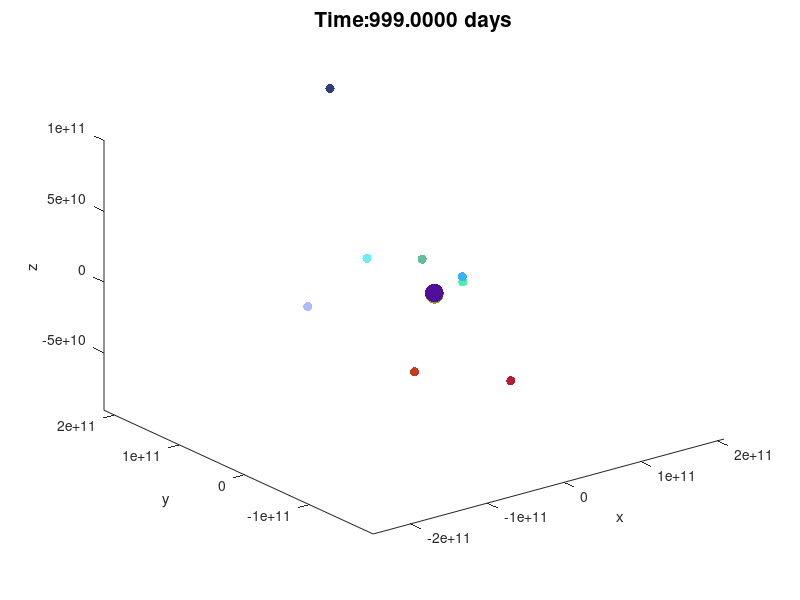

Write MATLAB code to recreate this figure.
%% CODE DESCRIPTION$$$$$$$$$$$$$$$$$$$$$$$$$$$$$$$$$$$$$$$$$$$$$$$$$$$$$$$$$$$$$$$$$$$$$$
% code created by Jamie M Johns 2018 (tested in matlab 2013b) and can found at;
%  https://github.com/JamieMJohns/N-Particle-Simulation-of-Newton-s-Universal-Law-of-Gravitation-Matlab-

% code is created for demonstration of algorithm for Numerical application of Newton's universal law of gravitation


% Another matlab file,"universial_gravitation(N_Particles).m" (also found at github link [above]) demonstrates a
% more vectorized version of the algorithm and allow for the user to define
% N number of particles (planets) used in the simulation

%Sections of code:
%1 - 5 particle simulation in Two Dimensions
%2 - 5 particle simulation in Three Dimensions

%This code applies planetary data for sun,Merc,venus,earth,mars;
%->initial position (x,y,z)
%->mass of each planet
%->initial velocity (x,y,z)

%source of planetary data;
%  http://au.mathworks.com/help/physmod/sm/ug/model-planet-orbit-due-to-gravity.html




%% Section 1 - Example of algorithm for Universal gravitation in Two Dimensions

close all
clear all
clc
 
% initial position of each particle (planet)$$$$$$$$$$$$$$$$$$$
%e.g - p(5,:)=[x,y,z] position of particle 5 (units: meters)
p=[5.585e+08,5.585e+08;... %Sun (particle 1) position x,y
5.1979e+10,7.6928e+09;... %Merc (particle 2) position x,y
-1.5041e+10,9.708e+10;... %venus (particle 3) position x,y
-1.1506e+09,-1.391e+11;... %earth (particle 4) position x,y
-4.8883e+10,-1.9686e+11]; %mars (particle 5) position x,y


%mass of each particle (planet)
%e.g- m(4)=mass of 4th planet (units: kg)
m=[1.99e+30,3.3e+23,4.87e+24,5.97e+24,6.42e+23];

% initial velocity of each particle (planet)$$$$$$$$$$$$$$$$$$$
%e.g - v(2,:)=[x,y,z] velocity of particle 2 (units: meters
v=[-1.4663,11.124;... %Sun (particle 1) velocity x,y
-15205,44189;... %Merc (particle 2) velocity x,y
-34770,-5593.3;... %venus (particle 3) velocity x,y
29288,-398.58;... %earth (particle 4) velocity x,y
24533,-2762.2]; %mars (particle 5) velocity x,y


dt =24*60*60; %delta time (units: s); % difference in time between each instance of new position
              %[here I have used 24*60*60 which is number of seconds in one day]
G=6.673*10^(-11); %Universal Gravitational constant (units: m^3/(kg*s^2))
T=1000; % number of instances (time steps) to calculate new position
time=0; %recording of time for simulation time(1)=0
        %e.g= at instant 2, time(2)=time(1)+dt
        %and total simulated time will be equal to T*dt
        
        
p=repmat(p,1,1,T); % convert p position to 3D matrix where
                   % where p(3,:,53)=[x y z] position of particle 3
                   % at time step 53 (simulated time of time(t) [t=53])

%anonymous functions$$$$$$$$$$$$$$$$$$$$$$$$$$$$$$$
R=@(pa,pb) sqrt((pa(1)-pb(1))^2+(pa(2)-pb(2))^2)+eps; %shortest distance between particle a and b
                                                                      %output is a scalar greater or equal than
                                                                      %machine epsilon (to avoid any potential division
                                                                      %of zero in function FG() )
r=@(pa,pb) pb-pa; %direction vector from particle b to particle a
FG=@(pa,pb,ma,mb) G.*ma.*mb.*r(pa,pb)./(R(pa,pb).^3); %equation of Force universal gravitation
%$$$$$$$$$$$$$$$$$$$$$$$$$$$$$$$$$$$$$$$$$$$$$$$$$$


pcm=0.0;%parameter used to show percentage of calculation complete
tic ;% start timer for length of simulation
commandwindow %bring up command window
fprintf('\n Now starting calculations:\n')

for t=2:T; % for instances (or timesteps) of 2 through to T (t=1 is the already defined initial state)
    for j=1:size(p,1); % for each particle j
        F=[0,0]; %initialise net force on particle j to be zero, F(1)=Fx F(2)=Fy F(3)=Fz
        for k=1:size(p,1); % for each particle k
            if j~=k %if j and k are not equal (not calculating a particles force on itself)
                p1=p(j,:,t-1); %get position of particle j [x,y,z] at previous instant (t-1)
                p2=p(k,:,t-1); %get position of particle k [x,y,z] at previous instant (t-1)
                F=F+FG(p1,p2,m(j),m(k)); %add gravitation for that particle k exerts on particle j                                     
            end                
        end
        v(j,:)=v(j,:)+dt.*F./m(j); %calculate velocity at current instant (t) for particle j
        p(j,:,t)=p(j,:,t-1)+dt.*v(j,:); %calculate and record position at current instant (t) for particle j
    end
time(t)=time(t-1)+dt; %determine time at instant t
%show progress of calculations
if t/T >= pcm; 
fprintf('%.0f%% of calculations complete at %.2fseconds\n',pcm*100,toc); %show    
pcm=pcm+0.1;
end

end
fprintf('Calculations complete at %.2fseconds',toc);
% visualisation###########################################################################################
hold on
cl=rand(size(p,1),1,3); %choose random color to plot each particle
                        %rand() is number between 0 and 1
                        % to define colour need 1x3 array = [R,G,B] (each between 0 and 1 (intensity)
sz=20*(1+1.*(m-min(m))./(max(m)-min(m))); %arbitrary equation to scale size of each plotted particle
                                            %based on particle mass (takes some experimenting to find something suitable)
t=1;                                            
for j=1:size(p,1); %plot each particle [plot at initial position]
%a seperate plot object is created for each particle
%to allow for each particle to have own size and color
plt(1,j)=plot(p(j,1,t),p(j,t),'b.','markers',sz(j),'color',cl(j,:)); %plot each particle with different size ('markers') and colour  
end
xlabel('x') %label x axis
ylabel('y') %label y axis
zlabel('z') %label z axis
title(sprintf('Time:%.0fseconds',0),'fontsize',15) %add title showing time (for the simulation) [to zero decimal places (%.0f)]
max3=@(x) max(max(max(abs(x))));
bnd=[-max3(p(:,1,:)) max3(p(:,1,:)) -max3(p(:,2,:)) max3(p(:,2,:))];

for t=1:1:T %for each time step
    for j=1:size(p,1); % for each particle
        set(plt(1,j),'Xdata',p(j,1,t),'Ydata',p(j,2,t))  %update x,y,z position of jth particle                                                                  
    end
title(sprintf('Time:%.0f days',time(t)./dt),'fontsize',15) %update title with latest time [to zero decimal places (%.0f)]
axis(bnd)

drawnow %update figure (visually) [above updates wont happen (visually) until you declare "drawnow"]
%dead=gsg
pause(0.005) %pause for 0.005 seconds (so animation is not too fast, you may wish to change pause time) 
end

% Note: you may wish to use the axis() function to scale axis of figure plot
% else, the axis in figure may constantly strecth/shrink as particles go beyond
% axis dimensions in subsequent time steps
%#################################################################################################################################

%% Section 2 - Example of algorithm for Universal gravitation in Three dimensions
close all
clear all
clc
 
% initial position of each particle (planet)$$$$$$$$$$$$$$$$$$$
%e.g - p(5,:)=[x,y,z] position of particle 5 (units: meters
p=[5.585e+08,5.585e+08,5.585e+08;... %Sun (particle 1) position x,y,z
5.1979e+10,7.6928e+09,-1.2845e+09;... %Merc (particle 2) position x,y,z
-1.5041e+10,9.708e+10,4.4635e+10;... %venus (particle 3) position x,y,z
-1.1506e+09,-1.391e+11,-6.033e+10;... %earth (particle 4) position x,y,z
-4.8883e+10,-1.9686e+11,-8.8994e+10]; %mars (particle 5) position x,y,z

%mass of each particle (planet)
%e.g- m(4)=mass of 4th planet (units: kg)
m=[1.99e+30,3.3e+23,4.87e+24,5.97e+24,6.42e+23];

% initial velocity of each particle (planet)$$$$$$$$$$$$$$$$$$$
%e.g - v(2,:)=[x,y,z] velocity of particle 2 (units: meters)
v=[-1.4663,11.124,4.837;... %Sun (particle 1) velocity x,y,z
-15205,44189,25180;... %Merc (particle 2) velocity x,y,z
-34770,-5593.3,-316.9;... %venus (particle 3) velocity x,y,z
29288,-398.58,-172.59;... %earth (particle 4) velocity x,y,z
24533,-2762.2,-1929.5]; %mars (particle 5) velocity x,y,z



dt =24*60*60; %delta time (units: s); % difference in time between each instance of new position
              %[here I have used 24*60*60 which is number of seconds in one day]
G=6.673*10^(-11); %Universal Gravitational constant (units: m^3/(kg*s^2))
T=1000; % number of instances (time steps) to calculate new position
time=0; %recording of time for simulation time(1)=0
        %e.g= at instant 2, time(2)=time(1)+dt
        %and total simulated time will be equal to T*dt
p=repmat(p,1,1,T); % convert p position to 3D matrix where
                   % where p(3,:,53)=[x y z] position of particle 3
                   % at time step 53 (simulated time of time(t) [t=53])

%anonymous functions$$$$$$$$$$$$$$$$$$$$$$$$$$$$$$$
R=@(pa,pb) sqrt((pa(1)-pb(1))^2+(pa(2)-pb(2))^2+(pa(3)-pb(3))^2)+eps; %shortest distance between particle a and b
                                                                      %output is a scalar greater or equal than
                                                                      %machine epsilon (to avoid any potential division
                                                                      %of zero in function FG() )
r=@(pa,pb) pb-pa; %direction vector from particle b to particle a
FG=@(pa,pb,ma,mb) G.*ma.*mb.*r(pa,pb)./(R(pa,pb).^3); %equation of Force universal gravitation
%$$$$$$$$$$$$$$$$$$$$$$$$$$$$$$$$$$$$$$$$$$$$$$$$$$

pcm=0.0;%parameter used to show percentage of calculation complete
tic ;% start timer for length of simulation
commandwindow %bring up command window
fprintf('\n Now starting calculations:\n')
% CALCULATIONS $$$$$$$$$$$$$$$$$$$$$$$$$$$$$$$$$$$$$$$$$$$$$$$$$$$$$$$$$$$$$$$$$$$$$$$$$$$$$$$$$$$$$$$$$$$$$$$$$$$$$$$
for t=2:T; % for instances (or timesteps) of 2 through to T (t=1 is the already defined initial state)
    for j=1:size(p,1); % for each particle j
        F=[0,0,0]; %initialise net force on particle j to be zero, F(1)=Fx F(2)=Fy F(3)=Fz
        for k=1:size(p,1); % for each particle k
            if j~=k %if j and k are not equal (not calculating a particles force on itself)
                p1=p(j,:,t-1); %get position of particle j [x,y,z] at previous instant (t-1)
                p2=p(k,:,t-1); %get position of particle k [x,y,z] at previous instant (t-1)
                F=F+FG(p1,p2,m(j),m(k)); %add gravitation for that particle k exerts on particle j                                     
            end                
        end
        v(j,:)=v(j,:)+dt.*F./m(j); %calculate velocity at current instant (t) for particle j
        p(j,:,t)=p(j,:,t-1)+dt.*v(j,:); %calculate and record position at current instant (t) for particle j
    end
    time(t)=time(t-1)+dt; %determine time at instant t

%show progress of calculations
if t/T >= pcm; 
fprintf('%.0f%% of calculations complete at %.2fseconds\n',pcm*100,toc); %show    
pcm=pcm+0.1;
end

end
fprintf('Calculations complete at %.2fseconds',toc);
%$$$$$$$$$$$$$$$$$$$$$$$$$$$$$$$$$$$$$$$$$$$$$$$$$$$$$$$$$$$$$$$$$$$$$$$$$$$$$$$$$$$$$$$$$$$$$$$$$$$$$$$$$$$$$$$$$$$$$$$$


% visualisation###########################################################################################
hold on
cl=rand(size(p,1),1,3); %choose random color to plot each particle
                        %rand() is number between 0 and 1
                        % to define colour need 1x3 array = [R,G,B] (each between 0 and 1 (intensity)
sz=20*(1+1.*(m-min(m))./(max(m)-min(m))); %arbitrary equation to scale size of each plotted particle
                                            %based on particle mass (takes some experimenting to find something suitable)
t=1;  

%optional (for setting boundary of x,y,z axis in plotted figure)##############
max3=@(x) max(max(max(x)));
min3=@(x) min(min(min(x)));
bnd=[min3(p(:,1,:)) max3(p(:,1,:)) min3(p(:,2,:)) max3(p(:,2,:)) min3(p(:,3,:)) max3(p(:,3,:))]; % get max/min values of position (x,y,z)
%###########################################################################

for j=1:size(p,1); %plot each particle [plot at initial position]
%a seperate plot object is created for each particle
%to allow for each particle to have own size and color
plt(1,j)=plot3(p(j,1,t),p(j,t),p(j,3,t),'b.','markers',sz(j),'color',cl(j,:)); %plot each particle with different size ('markers') and colour  
end
xlabel('x') %label x axis
ylabel('y') %label y axis
zlabel('z') %label z axis
title(sprintf('Time:%.4fseconds',0),'fontsize',15) %add title showing time (for the simulation) [to zero decimal places (%.0f)]  


for t=1:1:T %for each time step
    for j=1:size(p,1); % for each particle
        set(plt(1,j),'Xdata',p(j,1,t),'Ydata',p(j,2,t),'Zdata',p(j,3,t))  %update title with latest time [to zero decimal places (%.0f)]                                                               
    end
title(sprintf('Time:%.4f days',time(t)./dt),'fontsize',15) %update title with latest time [to zero decimal places (%.0f)]
view(3) %set figure view to 3 dimensions
axis(bnd)
drawnow %update figure (visually) [above updates wont happen (visually) until you declare "drawnow"]
pause(0.005) %pause for 0.005 seconds (so animation is not too fast, you may wish to change pause time) 
end

% Note: you may wish to use the axis() function to scale axis of figure plot
% else, the axis in figure may constantly strecth/shrink as particles go beyond
% axis dimensions in subsequent time steps
%#################################################################################################################################



